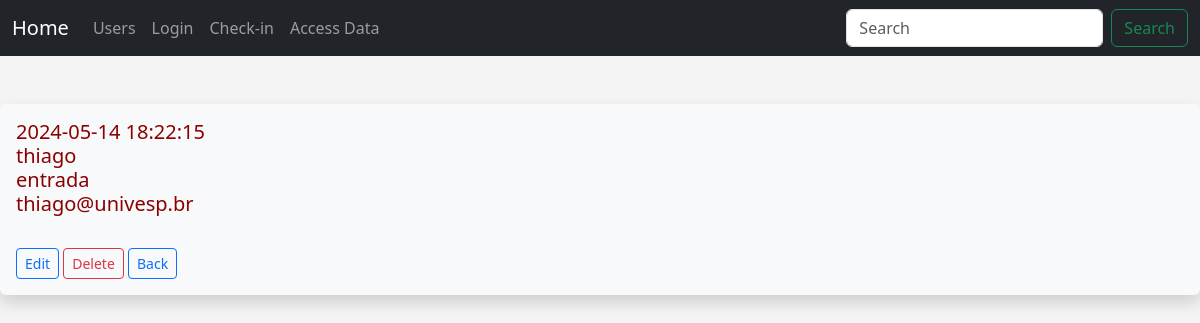
/posts/1, run on the app's committed database.
### app.py (models this page shows, shortened)
class Posts(db.Model):
    id = db.Column(db.Integer, primary_key=True)
    title = db.Column(db.String(255))
    date_posted = db.Column(db.DateTime, default=datetime.now().replace(microsecond=0))
    poster_id = db.Column(db.Integer, db.ForeignKey('users.id'))

class Users(db.Model, UserMixin):
    id = db.Column(db.Integer, primary_key=True)
    username = db.Column(db.String(20), unique=True, nullable=False)
    name = db.Column(db.String(80), nullable=False)
    email = db.Column(db.String(120), unique=True, nullable=False)
    date_added = db.Column(db.DateTime, default=datetime.now().replace(microsecond=0))
    password_hash = db.Column(db.String(128))
    posts = db.relationship('Posts', backref='poster')
    @property
    def password(self):
        raise AttributeError('password os not a readable attribute!')

### app.py (the view)
@app.route('/posts/<int:id>')
def post(id):
    post = Posts.query.get_or_404(id)
    return render_template('post.html', post=post)

### PI/templates/post.html (shortened to what this page needs)
{% extends 'base.html' %}
{% block content %}
<br/>
<div class="shadow p-3 mb-5 bg-body-tertiary rounded">
    <h2>{{ post.date_posted}} <br/>
    {{ post.poster.name}} <br/>
    {{ post.title}} <br/>
    {{ post.poster.email}}</h2>
    <br/>
    <a href="{{ url_for('edit_post', id=post.id)}}"
    class="btn btn-outline-primary btn-sm">Edit</a>
    <a href="{{ url_for('delete_post', id=post.id)}}"
    class="btn btn-outline-danger btn-sm">Delete</a>
    <a href="{{ url_for('posts')}}"
    class="btn btn-outline-primary btn-sm">Back</a>
</div>
{% endblock %}

### PI/static/css/style.css (style rules this page uses)
h2 { color: darkred; font-size: 20px; }
a { color:brown; }
body { background: #f4f4f4; }

### data on the page
Posts: date_posted "2024-05-14 18:22:15", title "entrada"
Users: poster.name "thiago", poster.email "thiago@univesp.br"
